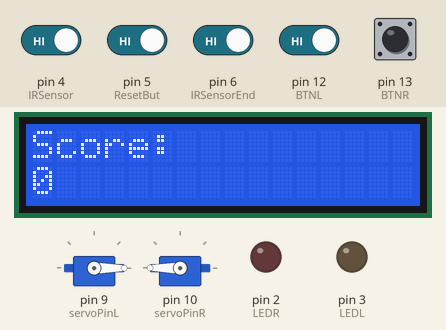
Simulated run of this sketch. Board: Arduino Uno, built with avr-gcc and run on an emulated ATmega328P. On the bench: 2 × servo, 16×2 character LCD, output pins drawn as LEDs (lit = HIGH). The test bench sets the inputs (shaded band); at power-on: pin 4 (IRSensor), pin 5 (ResetBut), pin 6 (IRSensorEnd), pin 12 (BTNL), pin 13 (BTNR) HIGH. What the sketch prints to the serial monitor is not drawn.

Above: at 1.2 s.
1.3 s: pin 6 (IRSensorEnd) driven LOW
At 1.6 s:
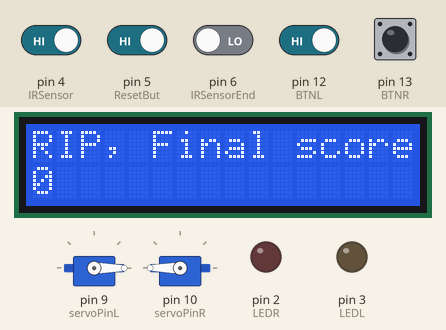
2.8 s: pin 5 (ResetBut) driven LOW and pin 12 (BTNL) driven LOW
At 4.4 s:
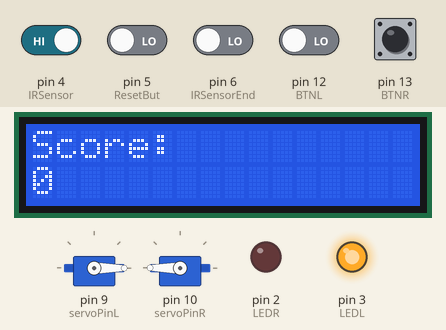
5.8 s: pin 13 (BTNR) pulled LOW for 1 s
At 6.7 s:
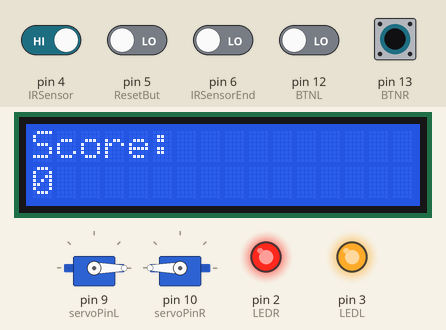
9.8 s: pin 4 (IRSensor) driven LOW
12.8 s: pin 12 (BTNL) driven HIGH
At 13.3 s:
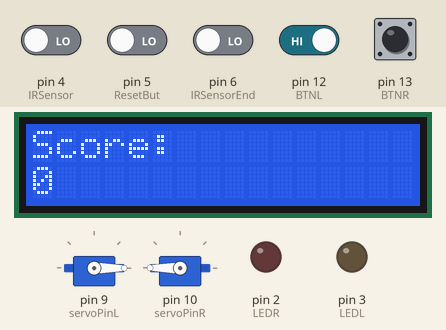
15.8 s: pin 13 (BTNR) pulled LOW for 0.15 s
At 16.03 s:
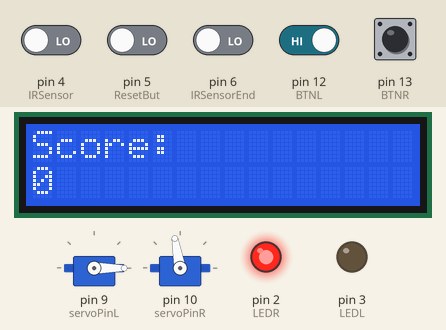
Timing chart, 0 to 18.8 s (numbered marks = the images above; inputs shaded):
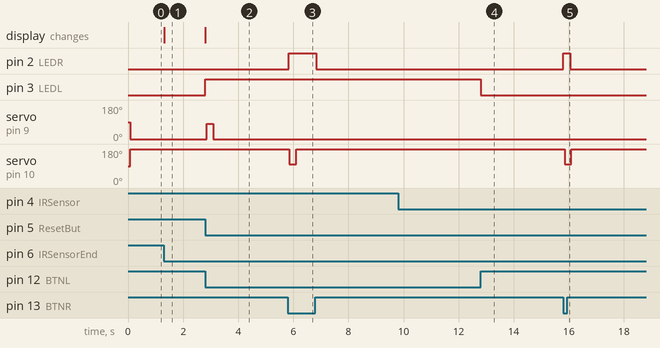

The sketch:

Flipperkast.ino
```cpp
#include <Servo.h> // <- Servo library
#include <Wire.h>
#include <LiquidCrystal_I2C.h> // <- 16x2 I2C library

//Sets the 16x2 display under the name lcd, with adress being 0x27
LiquidCrystal_I2C lcd(0x27, 16, 2);

String naam = "Player";
String machine = "lv_machine";


/*
  ---PINLAYOUT---
  DIGITAL
  2. BTNLEDR
  3. BTNLEDL
  4. IRSENSOR
  5. RESETBTN
  6. IRSENSOREND
  7.
  8.
  9. SERVOL
  10. SERVOR
  11.
  12. BTNL
  13. BTNR

  ANALOG
  A0
  A1
  A2
  A3
  A4 SDA 16xx2
  A5 SCL 16x2
*/
// Declares the servos
Servo ServoL;
Servo ServoR;

//Variables for the servos
int angleL = 0;
int angleR = 0;
bool flippedL = false;
bool flippedR = false;
//Pin variables
#define LEDR 2
#define LEDL 3
#define IRSensor 4
#define ResetBut 5
#define IRSensorEnd 6
#define servoPinL 9
#define servoPinR 10
#define BTNL 12
#define BTNR 13
//Variables for the game / Score
int score = 0;
bool gamerunning = true;
bool scorechange = false;
int scoreincrement = 50;
void setup() {
  pinMode(BTNL, INPUT_PULLUP);
  pinMode(BTNR, INPUT_PULLUP);
  pinMode(ResetBut, INPUT_PULLUP);
  pinMode(LEDL, OUTPUT);
  pinMode(LEDR, OUTPUT);
  pinMode(IRSensor, INPUT);
  pinMode(IRSensorEnd, INPUT);
  ServoL.attach(servoPinL);
  ServoR.attach(servoPinR);
  Serial.begin(9600);

  // Initialize the LCD
  lcd.begin(16, 2);
  // Turn on the backlight and display a score of 0 on the 16x2
  lcd.backlight();
  lcd.clear();
  lcd.setCursor(0,0);
  lcd.print("Score:");
  lcd.setCursor(0, 1);
  lcd.print(score);
}

void loop() {
  while(gamerunning){
    //handling for both the left and right flipper.
    flipperHandling();
    //Detects if the ball passes the flippers
    endingDetection();
    //Makes sure the score changes and to display that new score.
    scoreChanged();
  }
  reset();

}

void flipperHandling(){
  // LEFT SERVO CODE
  // Makes sure the angle changes when you press the button
  int serangleL = ServoL.read();
  ServoL.write(angleL);
  if(digitalRead(BTNL) == LOW){
    if (!flippedL){
      angleL = 80; // <- button is pushed, servoL up
      digitalWrite(LEDL, HIGH); // <- Turn the led on the button on
      if (serangleL == 80){
        delay(150);
        flippedL = true;
      }
    } else{
      angleL = 0; //Makes the flipper go down again after a short amount of time
    }
  }
  else{
    angleL = 0; //<- button is released, servoL down
    digitalWrite(LEDL, LOW); // <- Turn the led on the button off
    flippedL = false;
  }

  // RIGHT SERVO CODE
  // Makes sure the angle changes when you press the button
  int serangleR = ServoR.read();
  ServoR.write(angleR);
  if(digitalRead(BTNR) == LOW){
    if (!flippedR){
      angleR = 100; // <- button is pushed, servoL up
      digitalWrite(LEDR, HIGH); // <- Turn the led on the button on
      if (serangleR == 100){
        delay(150);
        flippedR = true;
      }
    } else{
      angleR = 180; //Same as left flipper
    }
  }
  else{
    flippedR = false;
    angleR = 180; //<- button is released, servoL down
    digitalWrite(LEDR, LOW); // <- Turn the led on the button off
  }
}

void endingDetection(){
   if (digitalRead(IRSensorEnd) == LOW){ // Check if the pin high or not
      //if the IR sensor detects an object passing by
      gamerunning = false;
      //Sends the score to the flipperboard server using the API
      Serial.print(naam);
      Serial.print(",");
      Serial.print(String(score));
      Serial.print(",");
      Serial.println(machine);
      //Displays the end screen + Final score
      lcd.clear();
      lcd.setCursor(0,0);
      lcd.print("RIP, Final score:");
      lcd.setCursor(0,1);
      lcd.print(score);
  }
}

void scoreChanged(){
  if (digitalRead(IRSensor) == LOW){ // Check if the pin high or not
      //if the IR sensor detects an object passing by, add scoreincrement to the score.
      if(!scorechange){
        score += scoreincrement;
        scorechange = true;
        lcd.clear();
        lcd.setCursor(0,0);
        lcd.print("Score:");
        lcd.setCursor(0, 1);
        lcd.print(score);
      }
    } else{
      scorechange = false;
    }
}

void reset(){
  //Resets the game when you press the reset button.
  if(digitalRead(ResetBut) == LOW){
    // Sets score to 0, displays the score which would be zero, and makes gamerunning true so you can play again.
    gamerunning = true;
    score = 0;
    lcd.clear();
    lcd.setCursor(0,0);
    lcd.print("Score:");
    lcd.setCursor(0, 1);
    lcd.print(score);
  }
}
```

Measured:
- after the input at 1.3 s, the display: changes at once (image 1)
- after the input at 2.8 s, pin 3 (LEDL): LOW → HIGH at once; servo on pin 9 (servoPinL): 0° → 80° after 0.05 s, → 0° 0.24 s later; the display: changes at once (image 2)
- after the input at 5.8 s, pin 2 (LEDR): LOW → HIGH at once, → LOW 1.0 s later; servo on pin 10 (servoPinR): 180° → 100° after 0.06 s, → 180° 0.25 s later
- after the input at 9.8 s, every drawn part: stays the same
- after the input at 12.8 s, pin 3 (LEDL): HIGH → LOW at once
- after the input at 15.8 s, pin 2 (LEDR): LOW → HIGH at once, → LOW 0.25 s later; servo on pin 10 (servoPinR): 180° → 100° after 0.05 s, → 180° 0.24 s later
